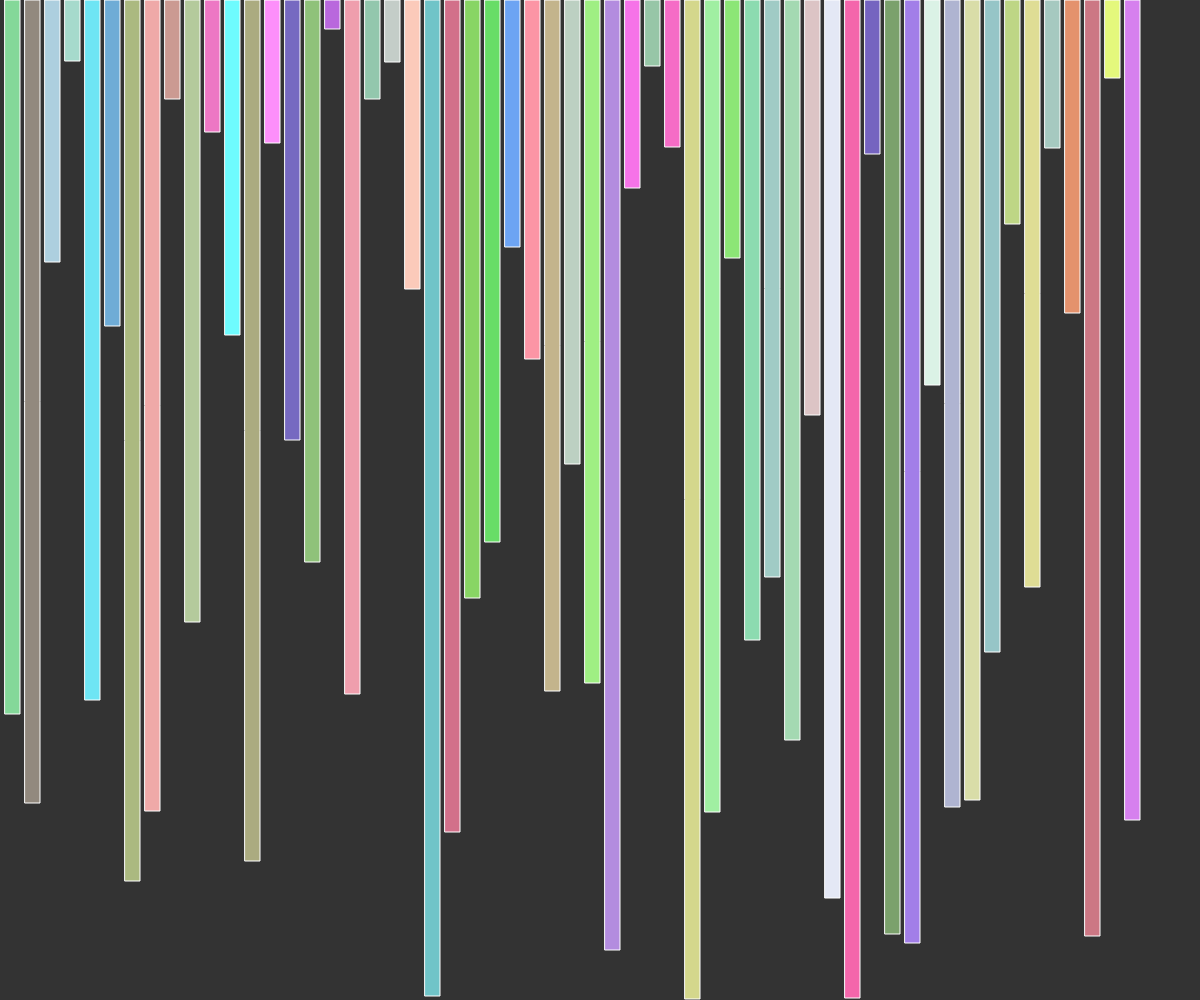
Frame 1 (no input)
Frame 60 (no input): identical to frame 1, image omitted
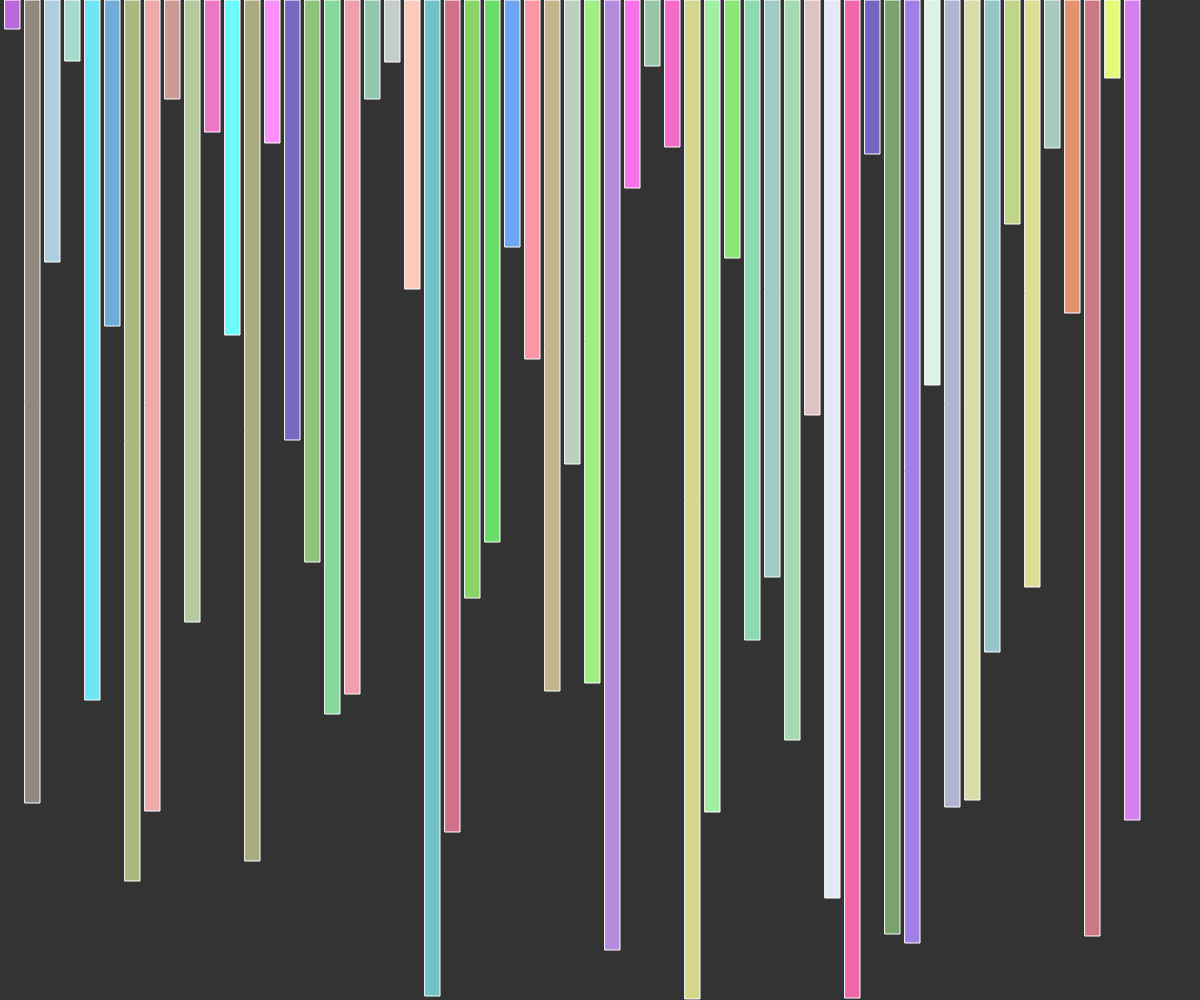
Frame 120 (the mouse pressed at the canvas centre since frame 60)

The p5.js sketch that drew these frames (run headless with seeded random() and noise() and a simulated clock; from frame 60 on, the mouse is pressed at the canvas centre):

// p5.js sketch
// ── sketch.js
var selectionSort = null;
var start = false;
var datalist = null;
function data(value,rgb){
  this.value = value;
  this.rgb = rgb;
}


function getData(){
  
  datalist = []
  
  for(let i = 0; i < floor(innerWidth / 21); i++){
    let d = new data(
      floor(random(1,window.innerHeight)),
      [
        floor(random(100,255)),
        floor(random(100,255)),
        floor(random(100,255))
      ]
    );
    datalist.push(d);
  }
  selectionSort = new SelectionSort(datalist);
}


function setup(){
  createCanvas(window.innerWidth, window.innerHeight);
  getData();
  selectionSort.sort(0,datalist.length - 1);
}

function draw(){
  background(51);
  selectionSort.display();
  if(mouseIsPressed){
    start = true;
  }
  if(start){
    selectionSort.sort();
  }
  
}
// ── selectionSort.js
class SelectionSort{
  constructor(datalist){
    this.datalist = datalist;
    this.i = 0;
    this.j = this.i + 1;
    this.min = this.i;
  }
  
  display() {
    background(51);
    let x = 5;
    for (let i = 0; i < datalist.length; i++) {
      stroke(255);
      let color = datalist[i].rgb;
      fill(color[0], color[1], color[2]);
      rect(x, 0, 15, datalist[i].value);
      x += 20;
    }
  }
  
  sort(){
    if( this.i < this.datalist.length -1){
      
      if ( this.j < this.datalist.length){
        if(this.datalist[this.j].value < this.datalist[this.min].value){
          this.min = this.j;
        }
        this.j++;
      }
      else{
        let temp = this.datalist[this.i];
        this.datalist[this.i] = this.datalist[this.min];
        this.datalist[this.min] = temp;
        this.i++;
        this.j = this.i + 1;
        this.min = this.i;
      }
    }
  }
}
